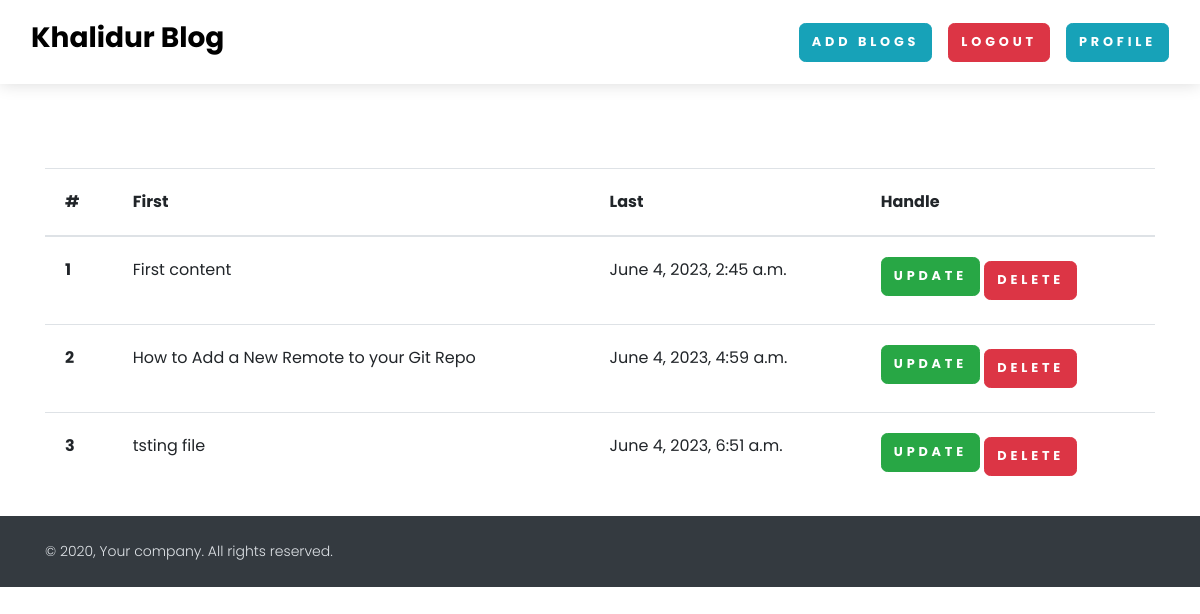
The page /see-blog/ (signed in) on the database as committed earlier.
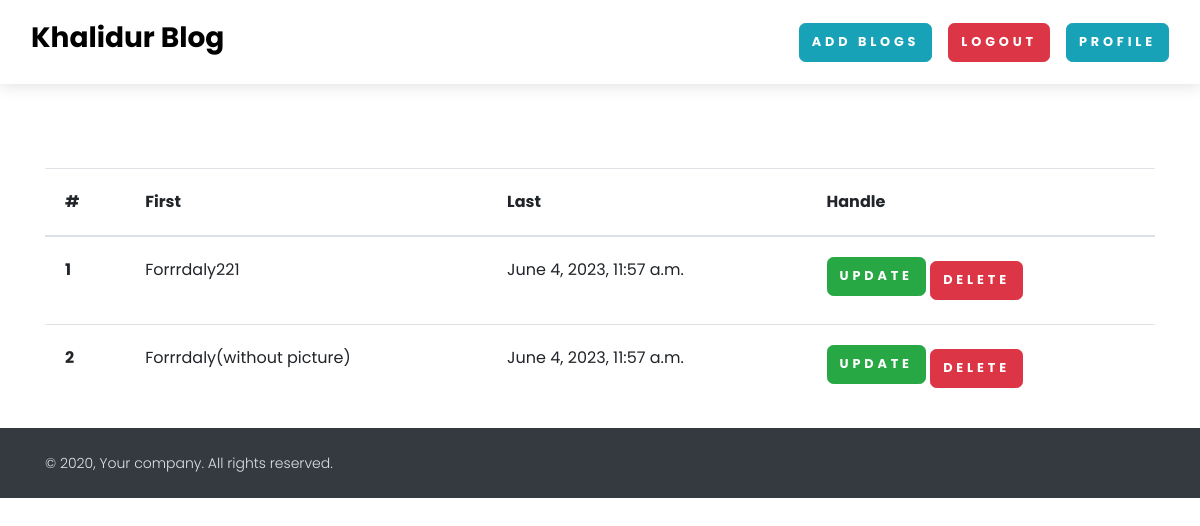
The same page on the database as committed later.
### home/models.py (models this page shows, shortened)
class BlogModel(models.Model):
    title = models.CharField(max_length=200)
    content = FroalaField()
    user = models.ForeignKey(
        User, on_delete=models.CASCADE)
    slug = models.SlugField(max_length=700, unique=True)
    created_at = models.DateTimeField(auto_now_add=True)
    modified_at = models.DateTimeField(auto_now=True)
    image = models.ImageField(default='default.jpg', upload_to='blog')

### home/views.py (the view)
# urls.py: path('see-blog/', see_blog, name='see_blog'),
def see_blog(request):
    context = {}
    try:
        blog_objs = BlogModel.objects.filter(user=request.user).all()
        context['blog_objs'] = blog_objs
    except Exception as e:
        print(e)
    return render(request, 'home/see_blog.html', context)

### home/templates/home/see_blog.html
{% extends 'home/base.html' %} {% block content %}
<section class="mt-5 pt-5">
    <div class="container">
        <table class="table">
            <thead>
                <tr>
                    <th scope="col">#</th>
                    <th scope="col">First</th>
                    <th scope="col">Last</th>
                    <th scope="col">Handle</th>
                </tr>
            </thead>
            <tbody>
                {% for blog in blog_objs %}
                <tr>
                    <th scope="row">{{ forloop.counter }}</th>
                    <td>{{ blog.title }}</td>
                    <td>{{ blog.created_at }}</td>
                    <td>
                        <a href="{% url 'blog_update' slug=blog.slug %}" class="btn btn-success mb-2">Update</a>
                        <a href="{% url 'delete_blog' blog.id %}" class="btn btn-danger">Delete</a>
                    </td>
                </tr>
                {% endfor %}
            </tbody>
        </table>
    </div>
</section>
{% endblock %}

### home/templates/home/base.html (shortened to what this page needs)
<!DOCTYPE html>
<html lang="en">
<head>
    <link rel="stylesheet" href="https://maxcdn.bootstrapcdn.com/bootstrap/4.0.0/css/bootstrap.min.css"
>
    <link rel="stylesheet" href="/media/css/nouislider.css">
    <link rel="stylesheet" href="/media/css/swiper.min.css">
    <link rel="stylesheet" href="/media/css/magnific-popup.css">
    <link rel="stylesheet" href="/media/css/default.css" id="theme-stylesheet">
    <link rel="stylesheet" type="text/css" href="/media/css/main.css">
</head>
<body style="padding-top: 72px;">
    <header class=" header">
        <nav class="navbar navbar-expand-lg fixed-top shadow navbar-light bg-white">
            <div class="container-fluid">
                <div class="d-flex align-items-center"><a class="navbar-brand py-1" href="/">
                        <h3>Khalidur Blog</h3>
                </div>
                <div class="collapse navbar-collapse" id="navbarCollapse">
                    <ul class="navbar-nav ml-auto">
                        {% if request.user.is_authenticated %}
                        <li class="nav-item mt-3 mt-lg-0 ml-lg-3 d-lg-none d-xl-inline-block">
                            <a class="btn btn-info" href="{% url 'add_blog' %}">Add Blogs</a>
                        </li>
                        <li class="nav-item mt-3 mt-lg-0 ml-lg-3 d-lg-none d-xl-inline-block">
                            <a class="btn btn-danger" href="{% url 'logout_view' %}">Logout</a>
                        </li>
                        <li class="nav-item mt-3 mt-lg-0 ml-lg-3 d-lg-none d-xl-inline-block">
                            <a class="btn btn-info" href="{% url 'profile_view' %}">Profile</a>
                        </li>
                        {% else %}
                        <li class="nav-item mt-3 mt-lg-0 ml-lg-3 d-lg-none d-xl-inline-block">
                            <a class="btn btn-primary" href="{% url 'login_view' %}">Add Blog</a>
                        </li>
                        {% endif %}
                    </ul>
                </div>
            </div>
        </nav>
    </header>
    {% block content %}
    {% endblock %}
    <footer class="position-relative z-index-10 d-print-none">
        <div class="py-4 font-weight-light bg-gray-800 text-gray-300">
            <div class="container">
                <div class="row align-items-center">
                    <div class="col-md-6 text-center text-md-left">
                        <p class="text-sm mb-md-0">&copy; 2020, Your company. All rights reserved.</p>
                    </div>
                </div>
            </div>
        </div>
    </footer>
</body>
</html>

Rows that differ between the two databases and show on the page:
removed BlogModel: title "First content", created_at "June 4, 2023, 2:45 a.m."
removed BlogModel: title "How to Add a New Remote to your Git Repo", created_at "June 4, 2023, 4:59 a.m."
removed BlogModel: title "tsting file", created_at "June 4, 2023, 6:51 a.m."
added BlogModel: title "Forrrdaly221", created_at "June 4, 2023, 11:57 a.m."
added BlogModel: title "Forrrdaly(without picture)", created_at "June 4, 2023, 11:57 a.m."
